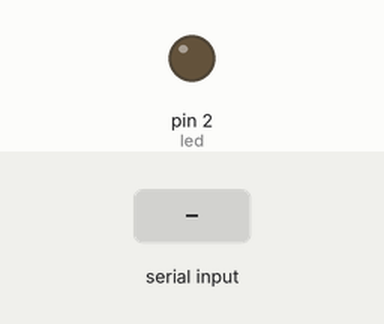
Bench run of a sketch on a simulated Arduino Uno, built with avr-gcc and run on an emulated ATmega328P. Parts: output pins drawn as LEDs (lit = HIGH). Inputs (shaded band) come from the test bench.

Above: at 1.2 s.
1.3 s: byte 30 received over Serial
At 1.45 s:
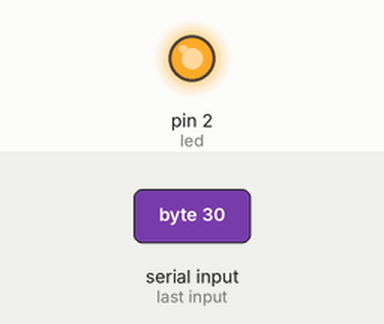
Timing chart, 0 to 4.3 s (numbered marks = the images above; inputs shaded):
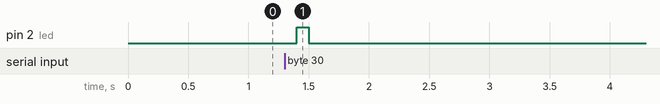

Measured:
- after the input at 1.3 s, pin 2 (led): LOW → HIGH after 0.10 s, → LOW 0.10 s later

The sketch:

tickleBand1.ino
```cpp
#define IO_PAIRS 3
int analogOutputPins[] = {3,5,6};
int analogInputPins[] = {0,1,2};
char incomingByte = 0;
boolean DEBUG = true;
int led = 2;

void setup()
{
  Serial.begin(9600);
  pinMode(led, OUTPUT);
  //analogWrite(6, 255);
}

void loop()
{
  if (Serial.available() > 0) {
    // read the incoming byte:
    incomingByte = Serial.read();
    // say what you got:
    digitalWrite(led, HIGH);
  }
  else{
   digitalWrite(led, LOW);
  }
  // Wait 100 milliseconds
  delay(100);
}
```
